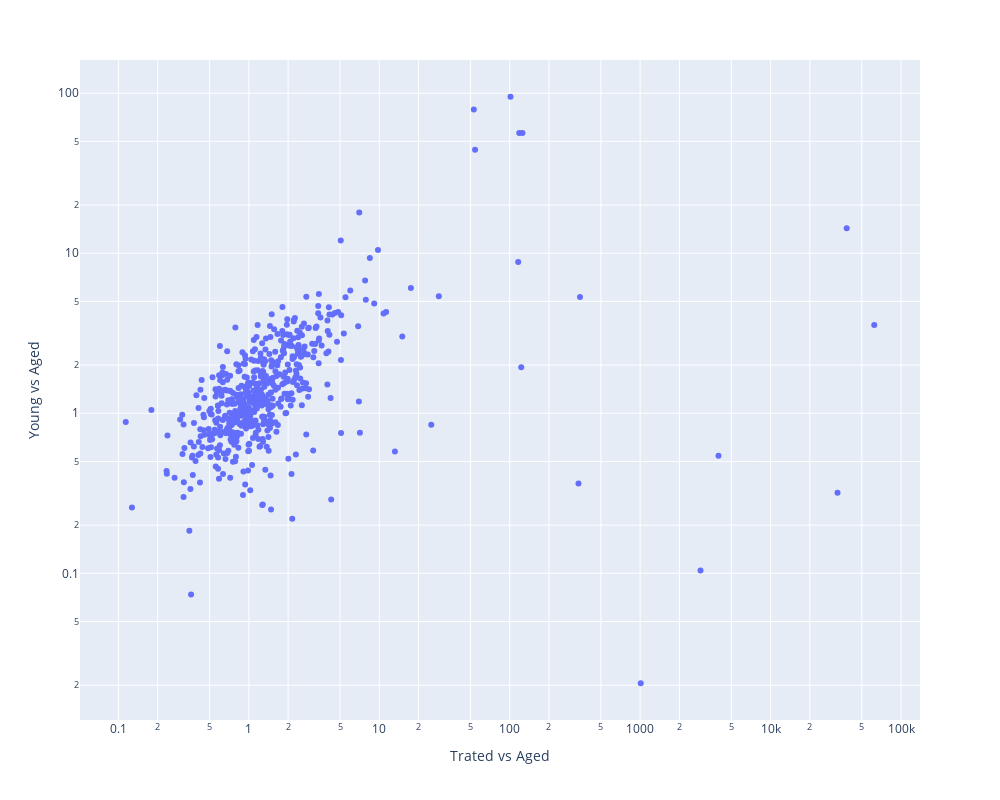

Write notebook code for a chart like this one.
### Code cell
fig = px.scatter(dg, x="ta", y="ya",hover_data=['gene'], log_x=True,log_y=True,width=1000, height=800,
                labels={
                     "ta": "Trated vs Aged",
                     "ya": "Young vs Aged",
                 },
                )
fig.show()

### Figure 1 — Plotly figure (JSON) as saved in the notebook; plotly's stock layout.template omitted (floating-point values rounded to 4 significant figures; data arrays with more than 128 entries replaced by an {"elided": "..."} marker saying what was removed)
{"data": [{"customdata": {"elided": "544x1 str values"}, "hovertemplate": "Trated vs Aged=%{x}<br>Young vs Aged=%{y}<br>gene=%{customdata[0]}<extra></extra>", "legendgroup": "", "marker": {"color": "#636efa", "symbol": "circle"}, "mode": "markers", "name": "", "orientation": "v", "showlegend": false, "type": "scatter", "x": {"elided": "544 float values"}, "xaxis": "x", "y": {"elided": "544 float values"}, "yaxis": "y"}], "layout": {"height": 800, "legend": {"tracegroupgap": 0}, "margin": {"t": 60}, "width": 1000, "xaxis": {"anchor": "y", "autorange": true, "domain": [0, 1], "range": [-1.295, 5.146], "title": {"text": "Trated vs Aged"}, "type": "log"}, "yaxis": {"anchor": "x", "autorange": true, "domain": [0, 1], "range": [-1.916, 2.207], "title": {"text": "Young vs Aged"}, "type": "log"}}}
